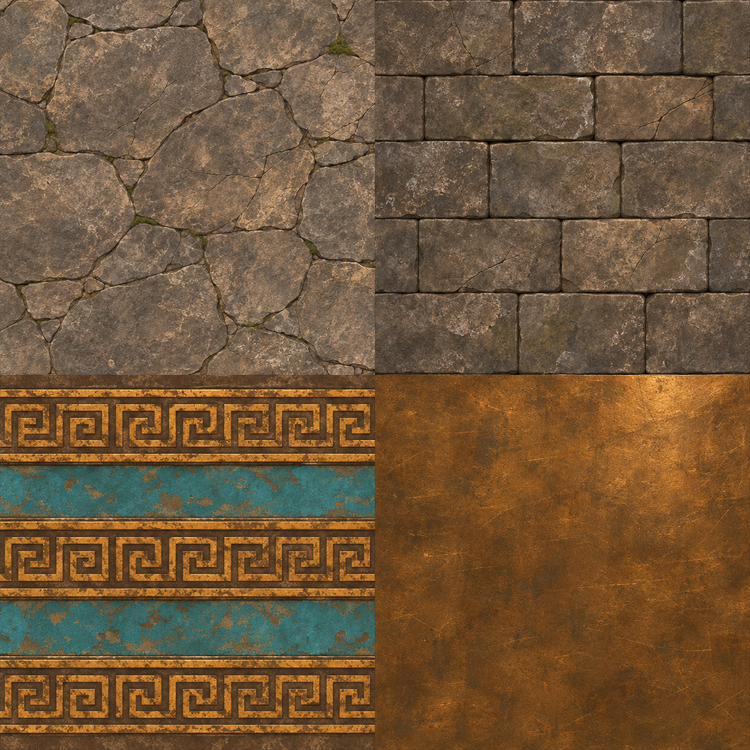
#> input picture environment-assets/time-ruins/material-atlas.png, 750 x 750 px, shrunk from 1254 x 1254 before the run; its folder holds only this picture in this run
$ python prepare_time_ruins_materials.py ../../environment-assets/time-ruins ../../environment-assets/time-ruins/material-atlas.png ../../environment-assets/time-ruins/reference.png
#> lines starting #> are read from the running program, lines starting #| are printed output that depends on the picture
"""Prepare reference-derived color textures; run with the project directory argument."""
import sys, shutil
from pathlib import Path
sys.path.insert(0, str(Path(__file__).resolve().parents[1] / 'video-tools'))
from PIL import Image, ImageFilter, ImageOps

root=Path(sys.argv[1]).resolve()
source=Path(sys.argv[2]).resolve()
reference=Path(sys.argv[3]).resolve()
out=root/'public/textures/time-ruins'
archive=root/'environment-assets/time-ruins'
out.mkdir(parents=True,exist_ok=True)
archive.mkdir(parents=True,exist_ok=True)
shutil.copy2(source,archive/'material-atlas.png')
shutil.copy2(reference,archive/'reference.png')
im=Image.open(source).convert('RGB')
#> im is the input picture: PIL image 750x750 RGB; mean R, G, B 112.8, 86.5, 58
w,h=im.size
#> w = 750; h = 750
for name,box in [('floor',(0,0,w//2,h//2)),('stone',(w//2,0,w,h//2)),('frieze',(0,h//2,w//2,h)),('bronze',(w//2,h//2,w,h))]:
    tile=im.crop(box)
    # Feather opposite borders into one another to reduce tiling seams.
    if name!='frieze':
        pixels=tile.load(); tw,th=tile.size
        for x in range(10):
            a=(10-x)/20
            for y in range(th):
                left=pixels[x,y];right=pixels[tw-1-x,y]
                pixels[x,y]=tuple(round(l*(1-a)+r*a) for l,r in zip(left,right))
                pixels[tw-1-x,y]=tuple(round(r*(1-a)+l*a) for l,r in zip(left,right))
        for y in range(10):
            a=(10-y)/20
            for x in range(tw):
                top=pixels[x,y];bottom=pixels[x,th-1-y]
                pixels[x,y]=tuple(round(t*(1-a)+b*a) for t,b in zip(top,bottom))
                pixels[x,th-1-y]=tuple(round(b*(1-a)+t*a) for t,b in zip(top,bottom))
    tile.save(out/(name+'.jpg'),quality=91)
    if name in ('floor','stone','bronze'):
        height=ImageOps.grayscale(tile).filter(ImageFilter.GaussianBlur(.6))
        height.save(out/(name+'-height.jpg'),quality=87)
#> this loop made 4 passes
#> pass 1, `tile=im.crop(box)`:
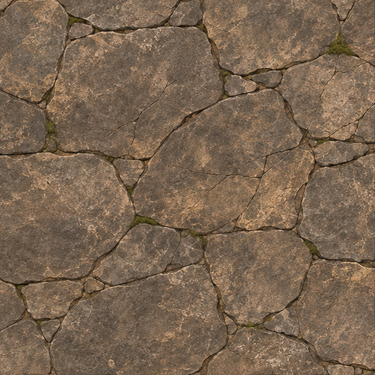
#> tile: PIL image 375x375 RGB; mean R, G, B 122.2, 101.3, 81.1
#> pass 1, `height=ImageOps.grayscale(tile).filter(ImageFilter.GaussianBlur(.6))`:
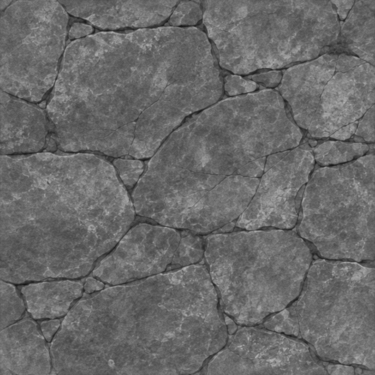
#> height: PIL image 375x375 L; min 21, max 178, mean 105.2
#> pass 2, `tile=im.crop(box)`:
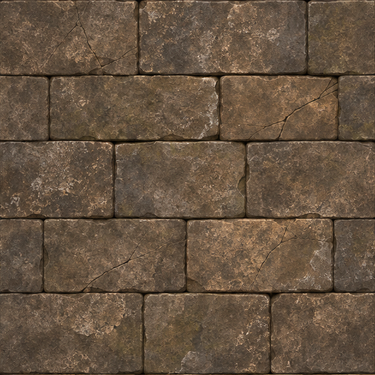
#> tile: PIL image 375x375 RGB; mean R, G, B 102.1, 83.6, 65.5
#> after the loop:
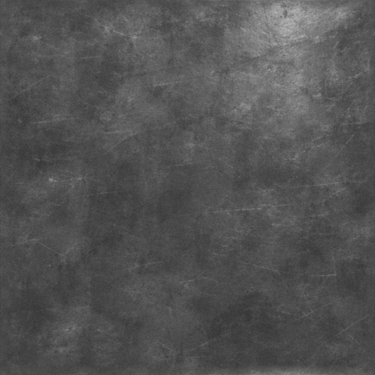
#> height: PIL image 375x375 L; min 54, max 179, mean 83.1
#> after the loop:
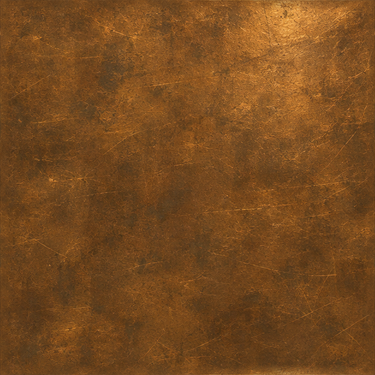
#> tile: PIL image 375x375 RGB; mean R, G, B 119.2, 74.7, 31.9
print('Prepared textures:',[(p.name,p.stat().st_size) for p in out.iterdir()])
